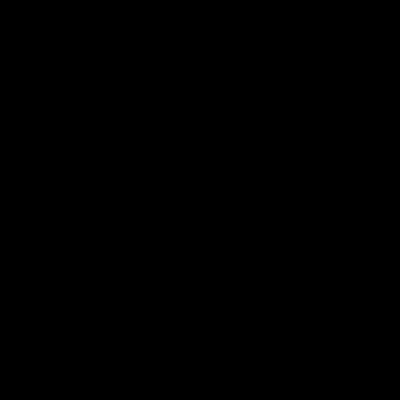
Frame 1 (no input)
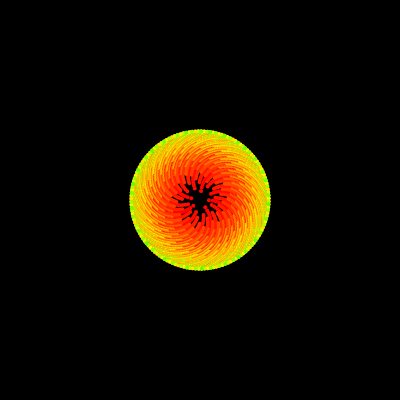
Frame 60 (no input)
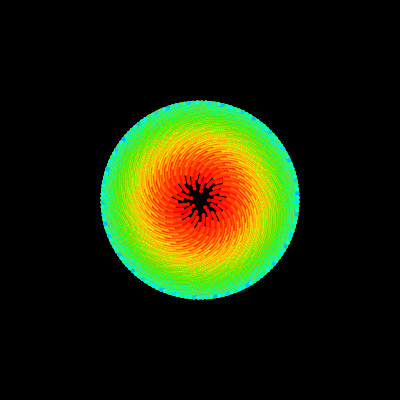
Frame 120 (the mouse pressed at the canvas centre since frame 60)

The p5.js sketch that drew these frames (run headless with seeded random() and noise() and a simulated clock; from frame 60 on, the mouse is pressed at the canvas centre):

// p5.js sketch
// ── sketch.js
var  n = 0;
var c = 4;

var start = 0;

function setup() {
  createCanvas(400,400);
  background(0);
  angleMode(DEGREES);
  colorMode(HSB,360,255,255);
}

function draw() {
  //background(0);
  translate(width/2,height/2);
  rotate(n*0.3);

  for (var i = 0; i < n; i++) {
    var a = i * 137.5;
    var r = c * sqrt(n);

    var x = r * cos(a);// + width/2;
    var y = r * sin(a);// + height/2;
    hu = i/3.0 % 360;

    fill(hu, 255, 255);
    noStroke();
    ellipse(x,y, 4, 4);

  }

  n += 5;
  start += 5;
}

// ── sketch-2.js
var  n = 0;
var c = 4;

function setup() {
  createCanvas(800,600);
  background(0);
  angleMode(DEGREES);
  colorMode(HSB);
}

function draw() {

  var a = n * 137.5;
  var r = c * sqrt(n);

  var x = r * cos(a) + width/2;
  var y = r * sin(a) + height/2;

  fill((a - r) % 255, 255, 255);
  noStroke();
  ellipse(x,y, 4, 4);

  n++;
}
